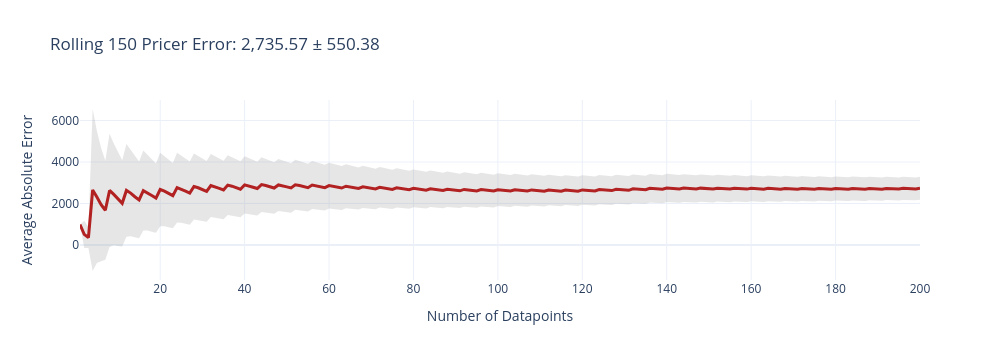
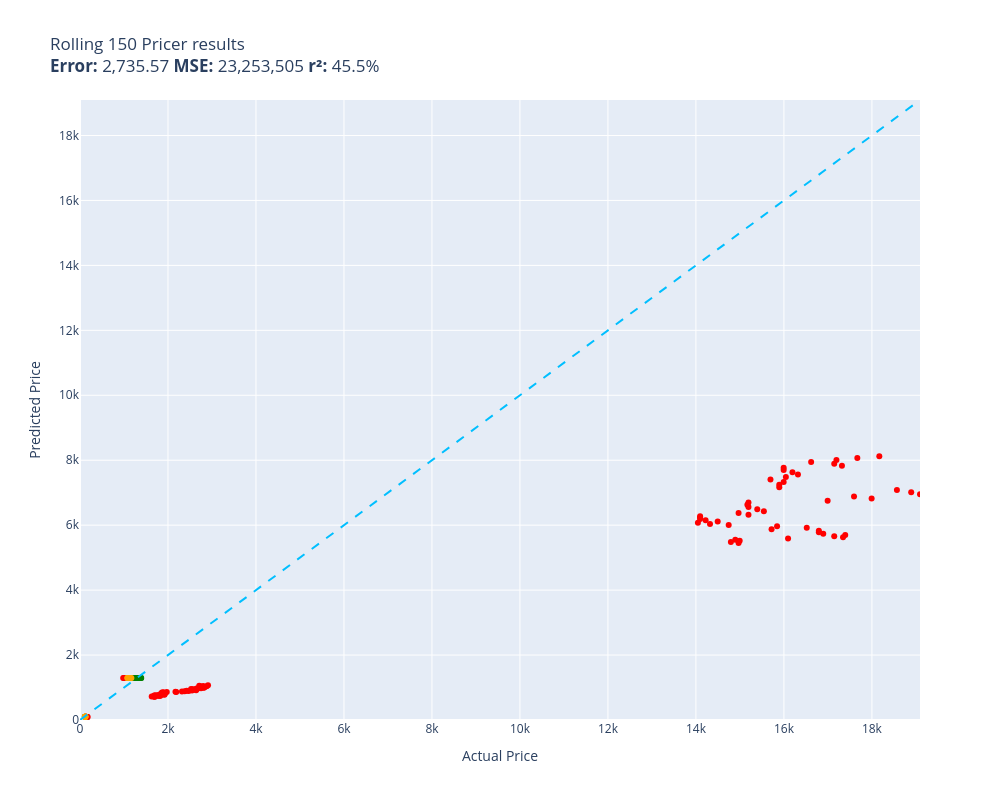

The notebook cell saved with these charts, in order:
### Code cell
rolling_evaluator = evaluate(rolling_150_pricer, test)

### Figure 1 — Plotly figure (JSON) as saved in the notebook; plotly's stock layout.template omitted (floating-point values rounded to 4 significant figures; data arrays with more than 128 entries replaced by an {"elided": "..."} marker saying what was removed)
{"data": [{"fill": "toself", "fillcolor": "rgba(128,128,128,0.2)", "hoverinfo": "skip", "line": {"color": "rgba(255,255,255,0)"}, "name": "95% CI", "showlegend": false, "type": "scatter", "x": {"elided": "400 int values"}, "y": {"elided": "400 float values"}}, {"customdata": {"elided": "200x1 float values"}, "hovertemplate": "n=%{x}<br>Avg Error=%{y:,.2f}<br>±95% CI=%{customdata[0]:,.2f}<extra></extra>", "line": {"color": "firebrick", "width": 3}, "mode": "lines", "name": "Cumulative Avg Error", "type": "scatter", "x": {"elided": "200 int values"}, "y": {"elided": "200 float values"}}], "layout": {"height": 360, "showlegend": false, "title": {"text": "Rolling 150 Pricer Error: 2,735.57 ± 550.38"}, "width": 1000, "xaxis": {"title": {"text": "Number of Datapoints"}}, "yaxis": {"title": {"text": "Average Absolute Error"}}}}

### Figure 2 — Plotly figure (JSON) as saved in the notebook; plotly's stock layout.template omitted (floating-point values rounded to 4 significant figures; data arrays with more than 128 entries replaced by an {"elided": "..."} marker saying what was removed)
{"data": [{"customdata": {"elided": "145x1 str values"}, "hovertemplate": "%{customdata[0]}<extra></extra>", "legendgroup": "red", "marker": {"color": "red", "size": 6, "symbol": "circle"}, "mode": "markers", "name": "red", "orientation": "v", "showlegend": true, "type": "scatter", "x": {"elided": "145 float values"}, "xaxis": "x", "y": {"elided": "145 float values"}, "yaxis": "y"}, {"customdata": [["ADMR.JK\nGuess=1,294.21 Actual=1,334.36"], ["ADMR.JK\nGuess=1,294.24 Actual=1,391.55"], ["ADMR.JK\nGuess=1,294.11 Actual=1,386.79"], ["ADMR.JK\nGuess=1,293.86 Actual=1,343.90"], ["ADMR.JK\nGuess=1,293.76 Actual=1,334.36"], ["ADMR.JK\nGuess=1,294.05 Actual=1,324.83"], ["ADMR.JK\nGuess=1,293.73 Actual=1,301.01"], ["ADMR.JK\nGuess=1,292.68 Actual=1,329.60"], ["ADMR.JK\nGuess=1,291.89 Actual=1,286.71"], ["ADMR.JK\nGuess=1,291.86 Actual=1,296.24"], ["ADMR.JK\nGuess=1,292.49 Actual=1,329.60"], ["ADMR.JK\nGuess=1,292.24 Actual=1,281.94"], ["ADMR.JK\nGuess=1,292.55 Actual=1,310.54"], ["ADMR.JK\nGuess=1,293.09 Actual=1,301.01"], ["ADMR.JK\nGuess=1,293.41 Actual=1,267.65"], ["ADMR.JK\nGuess=1,293.57 Actual=1,248.58"], ["ADMR.JK\nGuess=1,293.54 Actual=1,196.16"], ["ADMR.JK\nGuess=1,293.67 Actual=1,234.29"], ["ADMR.JK\nGuess=1,294.08 Actual=1,248.58"], ["ADMR.JK\nGuess=1,294.11 Actual=1,253.35"], ["ADMR.JK\nGuess=1,293.95 Actual=1,229.52"], ["ADMR.JK\nGuess=1,293.73 Actual=1,205.69"], ["ADMR.JK\nGuess=1,293.54 Actual=1,210.46"], ["ADMR.JK\nGuess=1,293.09 Actual=1,205.69"], ["ADMR.JK\nGuess=1,291.60 Actual=1,191.40"], ["ADMR.JK\nGuess=1,291.03 Actual=1,191.40"], ["ADMR.JK\nGuess=1,290.78 Actual=1,215.22"], ["ADMR.JK\nGuess=1,290.52 Actual=1,258.12"], ["ADMR.JK\nGuess=1,290.39 Actual=1,253.35"], ["ADMR.JK\nGuess=1,289.76 Actual=1,281.94"], ["ADMR.JK\nGuess=1,289.70 Actual=1,258.12"], ["ADMR.JK\nGuess=1,289.70 Actual=1,239.05"], ["ADMR.JK\nGuess=1,290.20 Actual=1,210.46"], ["ADMR.JK\nGuess=1,290.55 Actual=1,181.87"], ["BUMI.JK\nGuess=102.15 Actual=108.00"]], "hovertemplate": "%{customdata[0]}<extra></extra>", "legendgroup": "green", "marker": {"color": "green", "size": 6, "symbol": "circle"}, "mode": "markers", "name": "green", "orientation": "v", "showlegend": true, "type": "scatter", "x": [1334.0, 1392.0, 1387.0, 1344.0, 1334.0, 1325.0, 1301.0, 1330.0, 1287.0, 1296.0, 1330.0, 1282.0, 1311.0, 1301.0, 1268.0, 1249.0, 1196.0, 1234.0, 1249.0, 1253.0, 1230.0, 1206.0, 1210.0, 1206.0, 1191.0, 1191.0, 1215.0, 1258.0, 1253.0, 1282.0, 1258.0, 1239.0, 1210.0, 1182.0, 108.0], "xaxis": "x", "y": [1294.0, 1294.0, 1294.0, 1294.0, 1294.0, 1294.0, 1294.0, 1293.0, 1292.0, 1292.0, 1292.0, 1292.0, 1293.0, 1293.0, 1293.0, 1294.0, 1294.0, 1294.0, 1294.0, 1294.0, 1294.0, 1294.0, 1294.0, 1293.0, 1292.0, 1291.0, 1291.0, 1291.0, 1290.0, 1290.0, 1290.0, 1290.0, 1290.0, 1291.0, 102.1], "yaxis": "y"}, {"customdata": [["ADMR.JK\nGuess=1,292.40 Actual=1,167.57"], ["ADMR.JK\nGuess=1,290.71 Actual=1,143.74"], ["ADMR.JK\nGuess=1,291.03 Actual=1,110.38"], ["ADMR.JK\nGuess=1,291.47 Actual=1,086.55"], ["ADMR.JK\nGuess=1,291.47 Actual=1,077.02"], ["ADMR.JK\nGuess=1,291.73 Actual=1,096.09"], ["BUMI.JK\nGuess=97.64 Actual=115.00"], ["BUMI.JK\nGuess=97.91 Actual=116.00"], ["ADMR.JK\nGuess=1,292.62 Actual=1,096.09"], ["BUMI.JK\nGuess=98.33 Actual=116.00"], ["ADMR.JK\nGuess=1,293.09 Actual=1,081.79"], ["BUMI.JK\nGuess=98.93 Actual=116.00"], ["ADMR.JK\nGuess=1,293.32 Actual=1,143.74"], ["BUMI.JK\nGuess=99.45 Actual=118.00"], ["ADMR.JK\nGuess=1,293.44 Actual=1,110.38"], ["BUMI.JK\nGuess=99.97 Actual=123.00"], ["BUMI.JK\nGuess=100.43 Actual=124.00"], ["BUMI.JK\nGuess=100.89 Actual=119.00"], ["BUMI.JK\nGuess=101.34 Actual=120.00"], ["BUMI.JK\nGuess=101.76 Actual=115.00"]], "hovertemplate": "%{customdata[0]}<extra></extra>", "legendgroup": "orange", "marker": {"color": "orange", "size": 6, "symbol": "circle"}, "mode": "markers", "name": "orange", "orientation": "v", "showlegend": true, "type": "scatter", "x": [1168.0, 1144.0, 1110.0, 1087.0, 1077.0, 1096.0, 115.0, 116.0, 1096.0, 116.0, 1082.0, 116.0, 1144.0, 118.0, 1110.0, 123.0, 124.0, 119.0, 120.0, 115.0], "xaxis": "x", "y": [1292.0, 1291.0, 1291.0, 1291.0, 1291.0, 1292.0, 97.64, 97.91, 1293.0, 98.33, 1293.0, 98.93, 1293.0, 99.45, 1293.0, 99.97, 100.4, 100.9, 101.3, 101.8], "yaxis": "y"}, {"hoverinfo": "skip", "line": {"color": "deepskyblue", "dash": "dash", "width": 2}, "mode": "lines", "name": "y = x", "showlegend": false, "type": "scatter", "x": [0, 19090.0], "y": [0, 19090.0]}], "layout": {"height": 800, "legend": {"title": {"text": "color"}, "tracegroupgap": 0}, "showlegend": false, "title": {"text": "Rolling 150 Pricer results<br><b>Error:</b> 2,735.57 <b>MSE:</b> 23,253,505 <b>r²:</b> 45.5%"}, "width": 1000, "xaxis": {"anchor": "y", "domain": [0, 1], "range": [0, 19090.0], "title": {"text": "Actual Price"}}, "yaxis": {"anchor": "x", "domain": [0, 1], "range": [0, 19090.0], "title": {"text": "Predicted Price"}}}}
